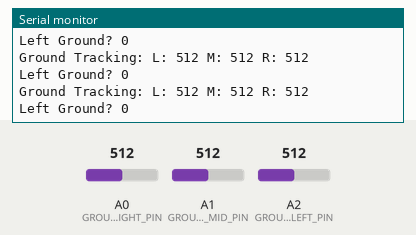
Recording of a sketch running on a simulated Arduino Uno, built with avr-gcc and run on an emulated ATmega328P. Parts: the last lines printed to the serial monitor. The inputs (shaded band) are chosen by the test bench; at power-on: A0 (GROUND_TRACKING_RIGHT_PIN) = 512, A1 (GROUND_TRACKING_MID_PIN) = 512, A2 (GROUND_TRACKING_LEFT_PIN) = 512.

Above: at 1.3 s.
1.4 s: A0 (GROUND_TRACKING_RIGHT_PIN) set to 716
At 1.83 s:
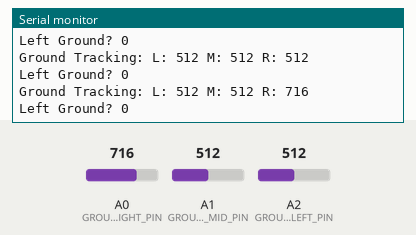
2.9 s: A1 (GROUND_TRACKING_MID_PIN) set to 716
At 3.33 s:
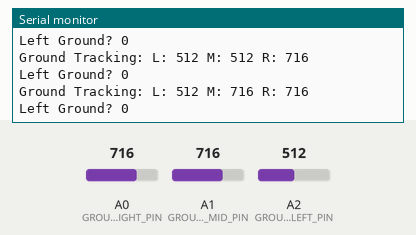
4.4 s: A2 (GROUND_TRACKING_LEFT_PIN) set to 716
At 4.84 s:
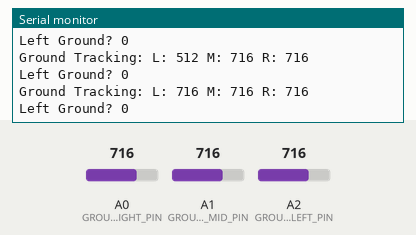
5.9 s: A0 (GROUND_TRACKING_RIGHT_PIN) set to 900
At 6.34 s:
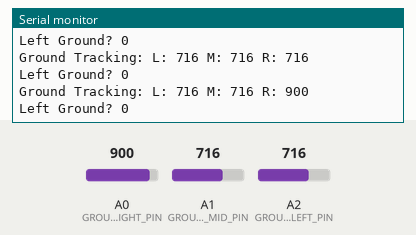
7.4 s: A1 (GROUND_TRACKING_MID_PIN) set to 900
At 7.84 s:
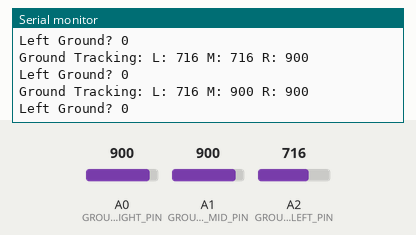
8.9 s: A2 (GROUND_TRACKING_LEFT_PIN) set to 900
At 9.35 s:
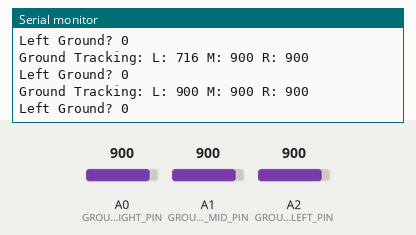
Timing chart, 0 to 11.4 s (numbered marks = the images above; inputs shaded):
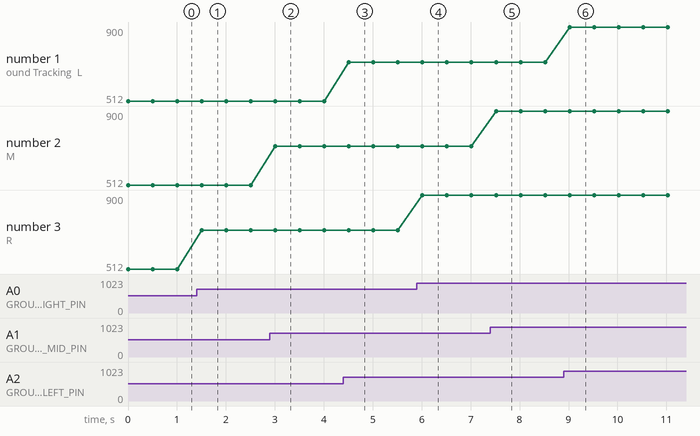

The sketch:

ground-tracking-test.ino
```cpp
#include "ground-tracking.h"

void setup() {
  Serial.begin(9600);
  groundTrackingInit();
}

void loop() {
  readGroundTracking();
  Serial.print("Ground Tracking: L: ");
  Serial.print(leftTrack);
  Serial.print(" M: ");
  Serial.print(midTrack);
  Serial.print(" R: ");
  Serial.println(rightTrack);
  Serial.print("Left Ground? ");
  Serial.println(leftGround());
  delay(500);
}
```

ground-tracking.h
```cpp
#define GROUND_TRACKING_LEFT_PIN A2
#define GROUND_TRACKING_MID_PIN A1
#define GROUND_TRACKING_RIGHT_PIN A0
#define NO_GROUND 950

uint16_t leftTrack = 0;
uint16_t midTrack = 0;
uint16_t rightTrack = 0;

void groundTrackingInit() {
  pinMode(GROUND_TRACKING_RIGHT_PIN, INPUT);
  pinMode(GROUND_TRACKING_MID_PIN, INPUT);
  pinMode(GROUND_TRACKING_LEFT_PIN, INPUT);
}

void readGroundTracking() {
  rightTrack = analogRead(GROUND_TRACKING_RIGHT_PIN);
  midTrack = analogRead(GROUND_TRACKING_MID_PIN);
  leftTrack = analogRead(GROUND_TRACKING_LEFT_PIN);
}

bool leftGround() {
  return (leftTrack >= NO_GROUND && rightTrack >= NO_GROUND && midTrack >= NO_GROUND);
}
```

Measured:
- after the input at 1.4 s, the serial monitor: prints a new line after 0.10 s (image 1)
- after the input at 2.9 s, the serial monitor: prints a new line after 0.11 s (image 2)
- after the input at 4.4 s, the serial monitor: prints a new line after 0.11 s (image 3)
- after the input at 5.9 s, the serial monitor: prints a new line after 0.12 s (image 4)
- after the input at 7.4 s, the serial monitor: prints a new line after 0.12 s (image 5)
- after the input at 8.9 s, the serial monitor: prints a new line after 0.12 s (image 6)
- plotted number 3: 512 → 716 after the input at 1.4 s, 716 → 900 after the input at 5.9 s
